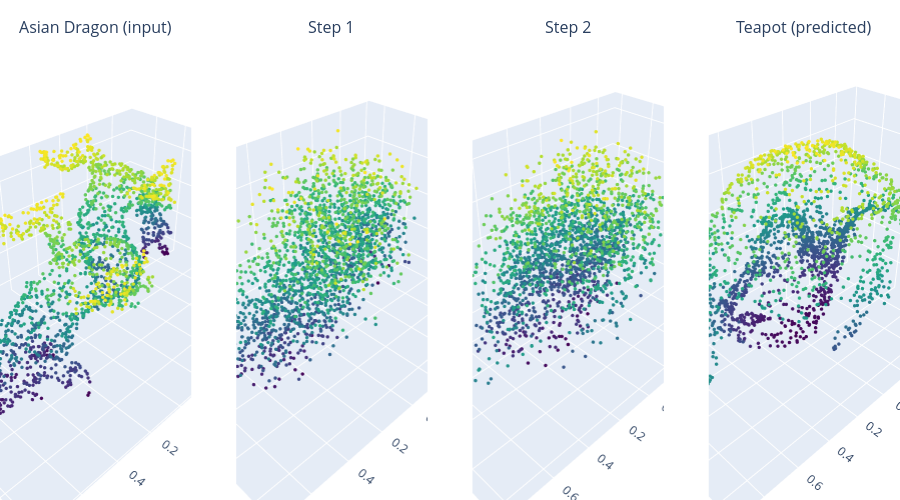

Notebook cell for this chart:
### Code cell
visualize_transition_3d(
    steps_dragon,
    titles=["Asian Dragon (input)", "Step 1", "Step 2", "Teapot (predicted)"]
)

### Figure 1 — Plotly figure (JSON) as saved in the notebook; plotly's stock layout.template omitted (floating-point values rounded to 4 significant figures; data arrays with more than 128 entries replaced by an {"elided": "..."} marker saying what was removed)
{"data": [{"marker": {"color": {"elided": "2048 float values"}, "colorscale": [[0, "#440154"], [0.1111, "#482878"], [0.2222, "#3e4989"], [0.3333, "#31688e"], [0.4444, "#26828e"], [0.5556, "#1f9e89"], [0.6667, "#35b779"], [0.7778, "#6ece58"], [0.8889, "#b5de2b"], [1, "#fde725"]], "size": 2}, "mode": "markers", "scene": "scene", "showlegend": false, "type": "scatter3d", "x": {"elided": "2048 float values"}, "y": {"elided": "2048 float values"}, "z": {"elided": "2048 float values"}}, {"marker": {"color": {"elided": "2048 float values"}, "colorscale": [[0, "#440154"], [0.1111, "#482878"], [0.2222, "#3e4989"], [0.3333, "#31688e"], [0.4444, "#26828e"], [0.5556, "#1f9e89"], [0.6667, "#35b779"], [0.7778, "#6ece58"], [0.8889, "#b5de2b"], [1, "#fde725"]], "size": 2}, "mode": "markers", "scene": "scene2", "showlegend": false, "type": "scatter3d", "x": {"elided": "2048 float values"}, "y": {"elided": "2048 float values"}, "z": {"elided": "2048 float values"}}, {"marker": {"color": {"elided": "2048 float values"}, "colorscale": [[0, "#440154"], [0.1111, "#482878"], [0.2222, "#3e4989"], [0.3333, "#31688e"], [0.4444, "#26828e"], [0.5556, "#1f9e89"], [0.6667, "#35b779"], [0.7778, "#6ece58"], [0.8889, "#b5de2b"], [1, "#fde725"]], "size": 2}, "mode": "markers", "scene": "scene3", "showlegend": false, "type": "scatter3d", "x": {"elided": "2048 float values"}, "y": {"elided": "2048 float values"}, "z": {"elided": "2048 float values"}}, {"marker": {"color": {"elided": "2048 float values"}, "colorscale": [[0, "#440154"], [0.1111, "#482878"], [0.2222, "#3e4989"], [0.3333, "#31688e"], [0.4444, "#26828e"], [0.5556, "#1f9e89"], [0.6667, "#35b779"], [0.7778, "#6ece58"], [0.8889, "#b5de2b"], [1, "#fde725"]], "size": 2}, "mode": "markers", "scene": "scene4", "showlegend": false, "type": "scatter3d", "x": {"elided": "2048 float values"}, "y": {"elided": "2048 float values"}, "z": {"elided": "2048 float values"}}], "layout": {"annotations": [{"font": {"size": 16}, "showarrow": false, "text": "Asian Dragon (input)", "x": 0.1062, "xanchor": "center", "xref": "paper", "y": 1, "yanchor": "bottom", "yref": "paper"}, {"font": {"size": 16}, "showarrow": false, "text": "Step 1", "x": 0.3688, "xanchor": "center", "xref": "paper", "y": 1, "yanchor": "bottom", "yref": "paper"}, {"font": {"size": 16}, "showarrow": false, "text": "Step 2", "x": 0.6313, "xanchor": "center", "xref": "paper", "y": 1, "yanchor": "bottom", "yref": "paper"}, {"font": {"size": 16}, "showarrow": false, "text": "Teapot (predicted)", "x": 0.8938, "xanchor": "center", "xref": "paper", "y": 1, "yanchor": "bottom", "yref": "paper"}], "height": 500, "margin": {"b": 0, "l": 0, "r": 0, "t": 40}, "scene": {"domain": {"x": [0, 0.2125], "y": [0, 1]}}, "scene2": {"domain": {"x": [0.2625, 0.475], "y": [0, 1]}}, "scene3": {"domain": {"x": [0.525, 0.7375], "y": [0, 1]}}, "scene4": {"domain": {"x": [0.7875, 1], "y": [0, 1]}}}}
